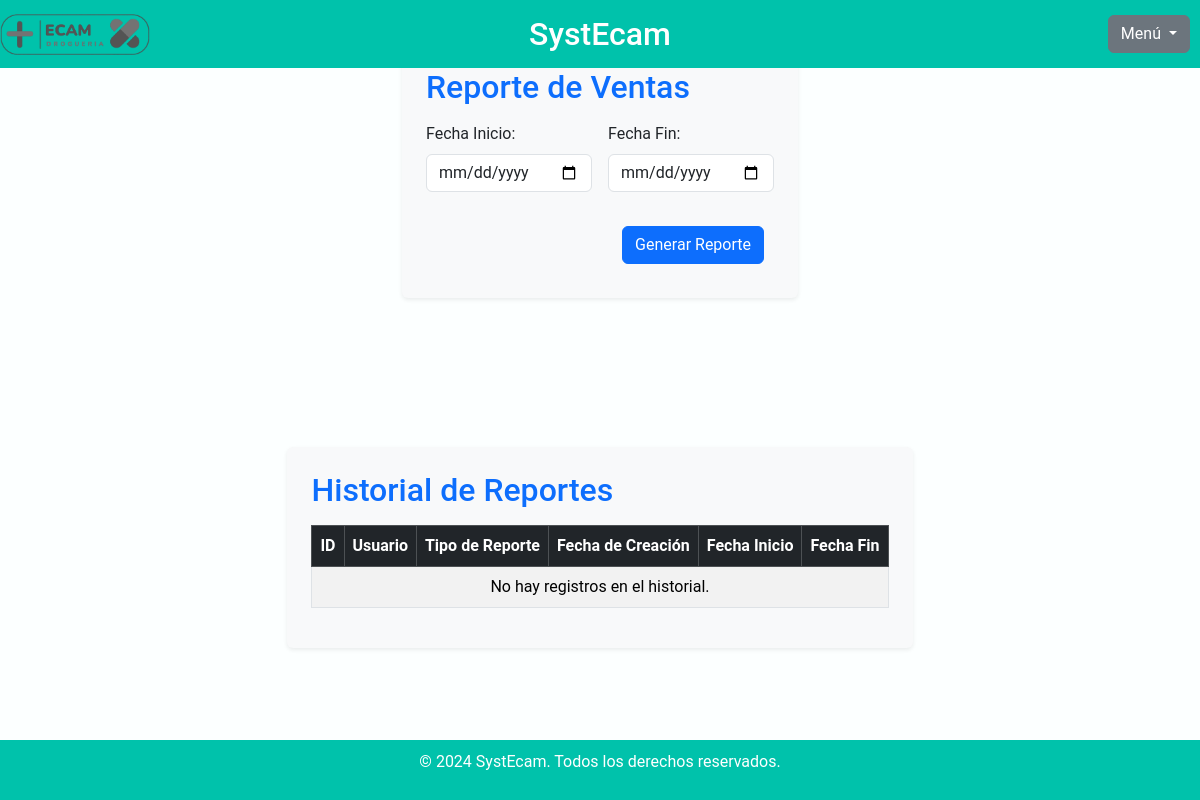
The app's page /reporte.php (signed in), older data.
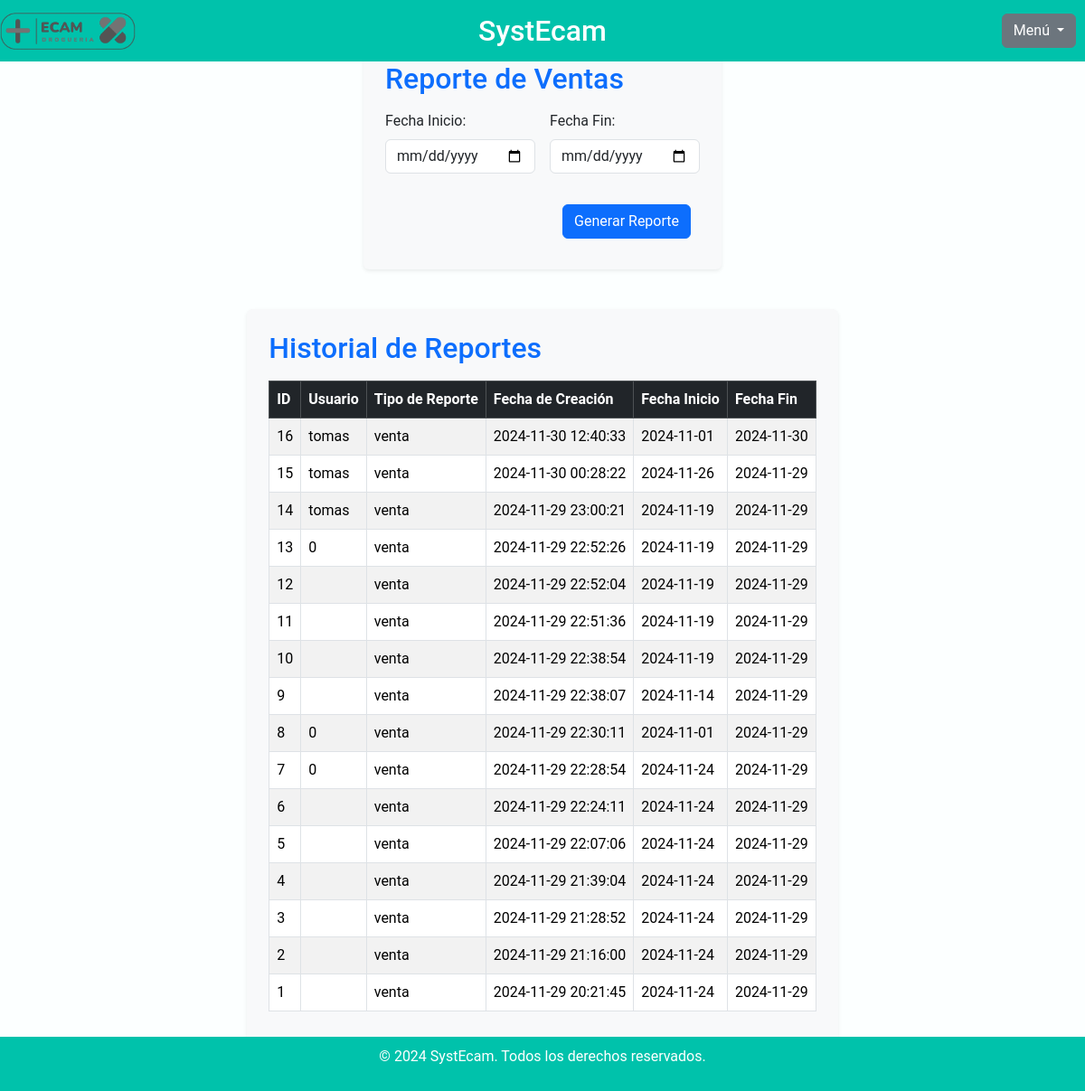
The same page, newer data.
### tables this page shows
CREATE TABLE `historial_reportes` (
  `id_reporte` int(11) NOT NULL,
  `id_usuario` int(45) DEFAULT NULL,
  `tipo_reporte` varchar(255) DEFAULT 'venta',
  `fecha_creacion` datetime DEFAULT current_timestamp(),
  `nombre_usuario` varchar(255) DEFAULT NULL,
  `fecha_inicio` date NOT NULL,
  `fecha_fin` date NOT NULL
);

### reporte.php (the view, shortened to what this page needs)
<?php
require_once 'BaseDatos/Conexion.php';
?>
<!DOCTYPE html>
<html lang="es">
<head>
    <link rel="stylesheet" href="https://cdn.jsdelivr.net/npm/bootstrap-icons@1.11.3/font/bootstrap-icons.min.css">
    <link href="https://cdn.jsdelivr.net/npm/bootstrap@5.3.3/dist/css/bootstrap.min.css" rel="stylesheet">
    <link rel="stylesheet" href="css/reporte.css">
</head>
<body>
    <header>
        <div class="header-container">
            <img src="img/logo.png" alt="SystEcam" class="logo">
            <h1 class="nombre-software">SystEcam</h1>
            <div class="dropdown" style="position: absolute; right: 0;">
                <button class="btn btn-secondary dropdown-toggle" type="button" data-bs-toggle="dropdown" aria-expanded="false">
                    Menú
                </button>
            </div>
        </div>
    </header>
    <main class="container my-4">
        <section class="bg-light p-4 rounded shadow-sm">
            <h2 class="text-primary mb-3">Reporte de Ventas</h2>
            <form id="reportFilterForm" method="POST" action="reporteVentas.php">
                <div class="row g-3">
                    <div class="col-md-6">
                        <label for="fecha_inicio" class="form-label">Fecha Inicio:</label>
                        <input type="date" id="fecha_inicio" name="fecha_inicio" class="form-control" required>
                    </div>
                    <div class="col-md-6">
                        <label for="fecha_fin" class="form-label">Fecha Fin:</label>
                        <input type="date" id="fecha_fin" name="fecha_fin" class="form-control" required>
                    </div>
                </div>
                <div class="mt-4 text-end">
                    <button type="submit" class="btn btn-primary">Generar Reporte</button>
                </div>
            </form>
        </section>
    </main>
<section class="mt-5 bg-light p-4 rounded shadow-sm">
    <h2 class="text-primary mb-3">Historial de Reportes</h2>
    <div class="table-responsive">
        <table class="table table-bordered table-striped">
            <thead class="table-dark">
                <tr>
                    <th>ID</th>
                    <th>Usuario</th>
                    <th>Tipo de Reporte</th>
                    <th>Fecha de Creación</th>
                    <th>Fecha Inicio</th>
                    <th>Fecha Fin</th>
                </tr>
            </thead>
            <tbody>
                <?php
                $sqlHistorial = "SELECT * FROM historial_reportes ORDER BY fecha_creacion DESC";
                $resultHistorial = $conn->query($sqlHistorial);
                if ($resultHistorial->num_rows > 0) {
                    while ($row = $resultHistorial->fetch_assoc()) {
                        echo "<tr>
                                <td>{$row['id_reporte']}</td>
                                <td>{$row['nombre_usuario']}</td>
                                <td>{$row['tipo_reporte']}</td>
                                <td>{$row['fecha_creacion']}</td>
                                <td>{$row['fecha_inicio']}</td>
                                <td>{$row['fecha_fin']}</td>
                              </tr>";
                    }
                } else {
                    echo "<tr><td colspan='6' class='text-center'>No hay registros en el historial.</td></tr>";
                }
                ?>
            </tbody>
        </table>
    </div>
</section>
<br>
<br>
<footer>
    <p>&copy; 2024 SystEcam. Todos los derechos reservados.</p>
</footer>
</body>
</html>

### CSS/reporte.css (style rules this page uses)
* { margin: 0; padding: 0; box-sizing: border-box; }
body { font-family: 'Roboto', Arial, sans-serif; display: flex; flex-direction: column; justify-content: space-between; align-items: center; min-height: 100vh; background-color: #fcffff; }
header { width: 100%; background-color: #00c2ab; padding: 15px 0; position: fixed; top: 0; left: 0; right: 0; z-index: 1000; animation: slideInFromLeft 0.5s ease-out; }
.header-container { display: flex; align-items: center; justify-content: center; width: 80%; margin: 0 auto; }
.logo { max-width: 150px; position: absolute; left: 0; }
.nombre-software { font-size: 2rem; color: white; margin: 0; }
main { margin-top: 0px; padding: 20px; display: flex; flex-direction: column; justify-content: flex-start; align-items: center; }
.mt-5 { margin-top: 0px !important; }
button { background-color: #00c2ab; color: white; border: none; padding: 15px 30px; font-size: 20px; border-radius: 8px; cursor: pointer; margin: 10px; transition: background-color 0.3s ease; display: flex; align-items: center; justify-content: center; }
button, a.button { background-color: #00c2ab; color: white; border: none; padding: 15px 30px; font-size: 20px; border-radius: 8px; cursor: pointer; margin: 10px; transition: background-color 0.3s ease; display: flex; align-items: center; justify-content: center; text-decoration: none; }
footer { width: 100%; background-color: #00c2ab; color: white; text-align: center; padding: 10px 0; position: fixed; bottom: 0; left: 0; right: 0; }

Row changes from the older to the newer data that the page shows:
added historial_reportes: id_reporte "16", nombre_usuario "tomas", tipo_reporte "venta", fecha_creacion "2024-11-30 12:40:33", fecha_inicio "2024-11-01", fecha_fin "2024-11-30"
added historial_reportes: id_reporte "15", nombre_usuario "tomas", tipo_reporte "venta", fecha_creacion "2024-11-30 00:28:22", fecha_inicio "2024-11-26", fecha_fin "2024-11-29"
added historial_reportes: id_reporte "14", nombre_usuario "tomas", tipo_reporte "venta", fecha_creacion "2024-11-29 23:00:21", fecha_inicio "2024-11-19", fecha_fin "2024-11-29"
added historial_reportes: id_reporte "13", nombre_usuario "0", tipo_reporte "venta", fecha_creacion "2024-11-29 22:52:26", fecha_inicio "2024-11-19", fecha_fin "2024-11-29"
added historial_reportes: id_reporte "12", tipo_reporte "venta", fecha_creacion "2024-11-29 22:52:04", fecha_inicio "2024-11-19", fecha_fin "2024-11-29"
added historial_reportes: id_reporte "11", tipo_reporte "venta", fecha_creacion "2024-11-29 22:51:36", fecha_inicio "2024-11-19", fecha_fin "2024-11-29"
added historial_reportes: id_reporte "10", tipo_reporte "venta", fecha_creacion "2024-11-29 22:38:54", fecha_inicio "2024-11-19", fecha_fin "2024-11-29"
added historial_reportes: id_reporte "9", tipo_reporte "venta", fecha_creacion "2024-11-29 22:38:07", fecha_inicio "2024-11-14", fecha_fin "2024-11-29"
added historial_reportes: id_reporte "8", nombre_usuario "0", tipo_reporte "venta", fecha_creacion "2024-11-29 22:30:11", fecha_inicio "2024-11-01", fecha_fin "2024-11-29"
added historial_reportes: id_reporte "7", nombre_usuario "0", tipo_reporte "venta", fecha_creacion "2024-11-29 22:28:54", fecha_inicio "2024-11-24", fecha_fin "2024-11-29"
added historial_reportes: id_reporte "6", tipo_reporte "venta", fecha_creacion "2024-11-29 22:24:11", fecha_inicio "2024-11-24", fecha_fin "2024-11-29"
added historial_reportes: id_reporte "5", tipo_reporte "venta", fecha_creacion "2024-11-29 22:07:06", fecha_inicio "2024-11-24", fecha_fin "2024-11-29"
added historial_reportes: id_reporte "4", tipo_reporte "venta", fecha_creacion "2024-11-29 21:39:04", fecha_inicio "2024-11-24", fecha_fin "2024-11-29"
added historial_reportes: id_reporte "3", tipo_reporte "venta", fecha_creacion "2024-11-29 21:28:52", fecha_inicio "2024-11-24", fecha_fin "2024-11-29"
added historial_reportes: id_reporte "2", tipo_reporte "venta", fecha_creacion "2024-11-29 21:16:00", fecha_inicio "2024-11-24", fecha_fin "2024-11-29"
added historial_reportes: id_reporte "1", tipo_reporte "venta", fecha_creacion "2024-11-29 20:21:45", fecha_inicio "2024-11-24", fecha_fin "2024-11-29"
Text that changed along with them:
text no longer shown: "No hay registros en el historial."
